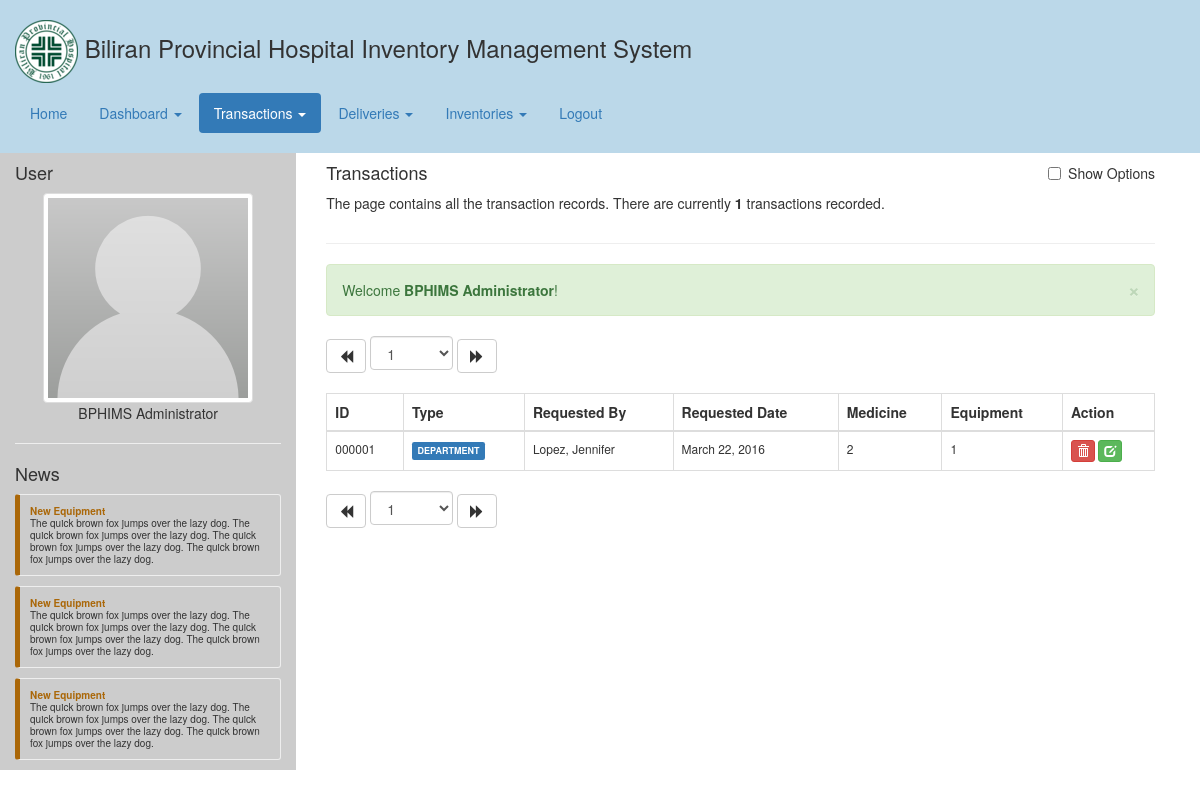
Before: /transactions.php (signed in) with the older database file.
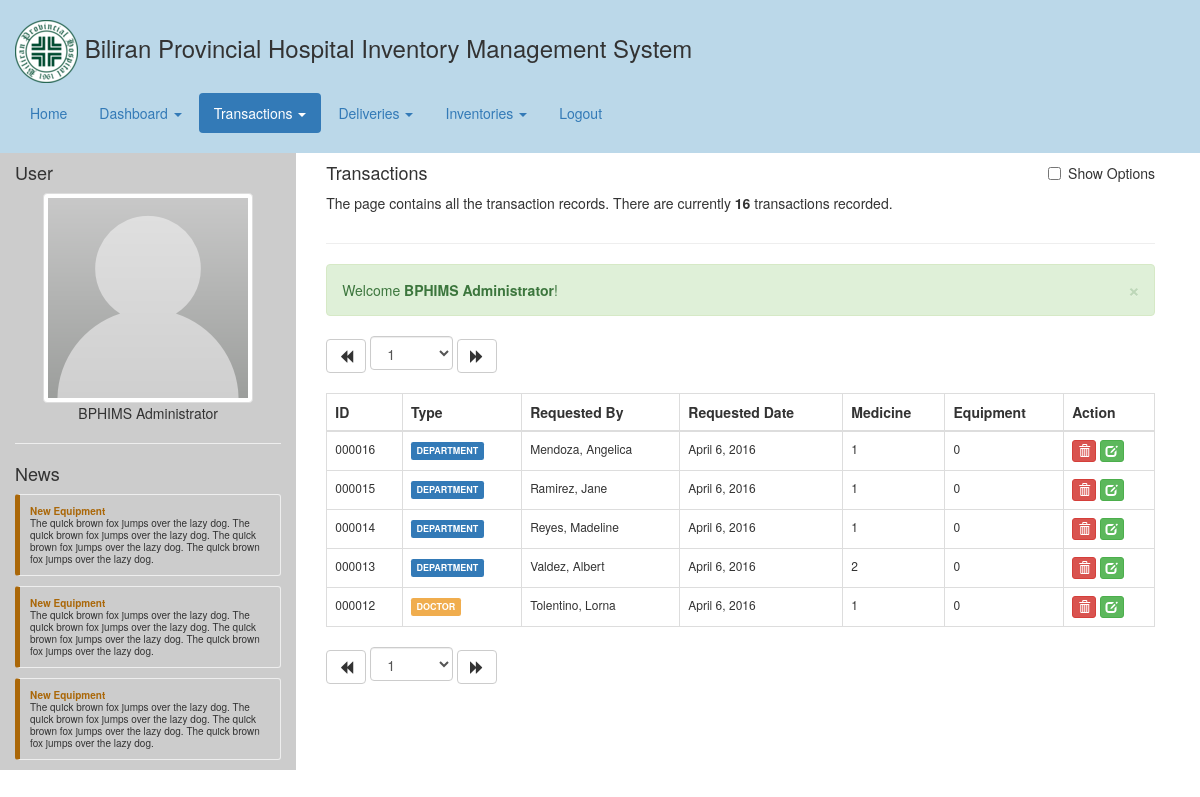
After: the same page with the newer database file.
### tables this page shows
CREATE TABLE `transaction` (
  `transaction_id` int(10) UNSIGNED NOT NULL,
  `type` int(11) NOT NULL,
  `requested_by` int(11) NOT NULL,
  `department_id` int(11) NOT NULL,
  `department_head_id` int(11) NOT NULL,
  `doctor_id` int(11) NOT NULL,
  `patient_id` int(11) NOT NULL,
  `requested_date` timestamp NOT NULL DEFAULT CURRENT_TIMESTAMP ON UPDATE CURRENT_TIMESTAMP,
  `remarks` text NOT NULL,
  `image` varchar(255) NOT NULL
);

CREATE TABLE `employee` (
  `employee_id` int(10) UNSIGNED NOT NULL,
  `position_id` int(11) NOT NULL,
  `first_name` varchar(255) NOT NULL,
  `last_name` varchar(255) NOT NULL
);

### php/bphims_api.php (called while the page is built, shortened)
<?php
class BPHIMS {
	public static function getAllTransactions($limit, $offset) {
		$db = Helper::openDB();
		$sql = "
			SELECT DISTINCT
				t.transaction_id, t.type, t.requested_by, t.requested_date, t.remarks,
				e.first_name, e.last_name
			FROM
				`transaction` t
			LEFT JOIN `employee` e ON e.employee_id=t.requested_by
			ORDER BY
				t.requested_date DESC
			LIMIT ".$limit." OFFSET ".$offset."
			";
		$query = mysql_query($sql,$db);
		$result = Helper::getListFromResultQuery($query);
		return $result;
	}
	public static function getAllTransactionsCount() {
		$db = Helper::openDB();
		$sql = "
			SELECT
				COUNT(*) as total
			FROM
				`transaction` t
			";
		$query = mysql_query($sql,$db);
		$result = Helper::getRowFromResultQuery($query);
		return $result['total'];
	}
	public static function getAllTransactionItems($id, $type) {
		$db = Helper::openDB();
		$sql = "
			SELECT
				ti.*
			FROM
				`transaction_item` ti
			WHERE
				ti.transaction_id = ".$id." AND
				ti.	delivery_item_type = ".$type."
			";
		$query = mysql_query($sql,$db);
		$result = Helper::getListFromResultQuery($query);
		return $result;
	}
}
?>

### transactions.php (the view, shortened to what this page needs)
<?php
	include("header.php");
	$page = (isset($_GET['page']))?$_GET['page']:1;
	$offset = BPHIMS_TABLE_LIMIT*($page-1);
	$transactionList = BPHIMS::getAllTransactions(BPHIMS_TABLE_LIMIT,$offset);
	$totalRecords = BPHIMS::getAllTransactionsCount();
	$totalPages = ceil($totalRecords/BPHIMS_TABLE_LIMIT);
	$previousPage = ($page!=1)?"transactions.php?page=".($page-1):"";
	$nextPage = ($page!=$totalPages)?"transactions.php?page=".($page+1):"";
?>
<div class="common-body">
	<div class="col-md-12">
		<div class="pull-left">
			<h4>Transactions</h4>
			<p>The page contains all the transaction records. There are currently <b><?php echo $totalRecords; ?></b> transactions recorded.</p>
		</div>
		<div class="checkbox pull-right">
			<label><input type="checkbox" id="additional-option" value="additional-option"> Show Options</label>
		</div>
		<div class="clearfix"></div>
		<hr/>
		<div class="common-pagination">
			<a class="btn btn-default" href="<?php echo $previousPage; ?>" role="button"><i class="glyphicon glyphicon-backward"></i></a>
			<select class="form-control pagination-selector">
				<?php
					for($i=1; $i<=$totalPages; $i++) {
						$currentPage = ($i==$page)?'selected="selected"':'';
						echo '<option value="'.$i.'" '.$currentPage.'>'.$i.'</option>';
					}
				?>
			</select>
			<a class="btn btn-default" href="<?php echo $nextPage; ?>" role="button"><i class="glyphicon glyphicon-forward"></i></a>
		</div>
		<table class="table-common table table-bordered">
			<thead>
				<th class="td1">ID</th>
				<th class="td2">Type</th>
				<th class="td3">Requested By</th>
				<th class="td4">Requested Date</th>
				<th class="td5">Medicine</th>
				<th class="td6">Equipment</th>
				<th>Action</th>
			</thead>
			<tbody>
				<?php
					foreach($transactionList as $transaction) {
						$dataDeleteName = '#'.Helper::formatID($transaction['transaction_id']);
						$transactionLabel = "";
						if($transaction['type'] == BPHIMS_TRANSACTION_DOCTOR) {
							$transactionLabel = '<span class="label label-warning">DOCTOR</span>';
						} else {
							$transactionLabel = '<span class="label label-primary">DEPARTMENT</span>';
						}
						echo '
							<tr">
								<td class="td1">'.Helper::formatID($transaction['transaction_id']).'</td>
								<td class="td2">'.$transactionLabel.'</td>
								<td class="td3">'.$transaction['last_name'].', '.$transaction['first_name'].'</td>
								<td class="td4">'.Helper::formatDate($transaction['requested_date']).'</td>
								<td class="td5">'.count(BPHIMS::getAllTransactionItems($transaction['transaction_id'], BPHIMS_ITEM_SUPPLY)).'</td>
								<td class="td6">'.count(BPHIMS::getAllTransactionItems($transaction['transaction_id'], BPHIMS_ITEM_EQUIPMENT)).'</td>
								<td>
									<button type="button" class="btn btn-xs btn-danger" data-toggle="modal" data-target="#modal-delete" data-delete-name="'.$dataDeleteName.'" data-delete-id="'.$transaction['transaction_id'].'"><i class="glyphicon glyphicon-trash"></i></button>
									<a class="btn btn-xs btn-success" href="transactions_view.php?transaction_id='.$transaction['transaction_id'].'" data-toggle="tooltip" data-placement="top" title="View"><i class="glyphicon glyphicon-edit"></i></a>
								</td>
							</tr>
						';
					}
				?>
			</tbody>
		</table>
		<div class="common-pagination">
			<a class="btn btn-default" href="<?php echo $previousPage; ?>" role="button"><i class="glyphicon glyphicon-backward"></i></a>
			<select class="form-control pagination-selector">
				<?php
					for($i=1; $i<=$totalPages; $i++) {
						$currentPage = ($i==$page)?'selected="selected"':'';
						echo '<option value="'.$i.'" '.$currentPage.'>'.$i.'</option>';
					}
				?>
			</select>
			<a class="btn btn-default" href="<?php echo $nextPage; ?>" role="button"><i class="glyphicon glyphicon-forward"></i></a>
		</div>
	</div>
</div>
<?php
	include("footer.php");
?>

Changed rows visible on the page:
no longer on this page (row unchanged): transaction: transaction_id "000001", type "DEPARTMENT", employee.last_name "Lopez", employee.first_name "Jennifer", requested_date "March 22, 2016", transaction_id "2", transaction_id "1"
added transaction: transaction_id "000016", type "DEPARTMENT", employee.last_name "Mendoza", employee.first_name "Angelica", requested_date "April 6, 2016", transaction_id "1", transaction_id "0"
added transaction: transaction_id "000015", type "DEPARTMENT", employee.last_name "Ramirez", employee.first_name "Jane", requested_date "April 6, 2016", transaction_id "1", transaction_id "0"
added transaction: transaction_id "000014", type "DEPARTMENT", employee.last_name "Reyes", employee.first_name "Madeline", requested_date "April 6, 2016", transaction_id "1", transaction_id "0"
added transaction: transaction_id "000013", type "DEPARTMENT", employee.last_name "Valdez", employee.first_name "Albert", requested_date "April 6, 2016", transaction_id "2", transaction_id "0"
added transaction: transaction_id "000012", type "DOCTOR", employee.last_name "Tolentino", employee.first_name "Lorna", requested_date "April 6, 2016", transaction_id "1", transaction_id "0"
Other visible differences:
$totalRecords: "1" → "16"
